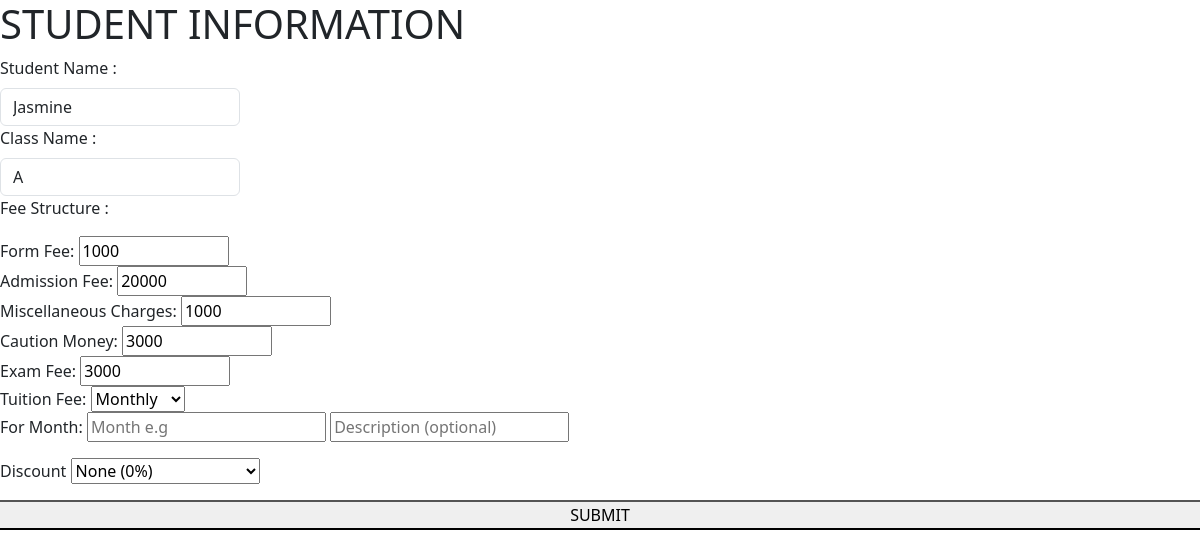
Screenshot of /Admin/student_transec2.php?re=20252 with the database file from the repository.
### tables this page shows
CREATE TABLE `fee_sett` (
  `id` int(11) NOT NULL,
  `class_id` int(8) NOT NULL,
  `Form_fee` int(8) NOT NULL,
  `AD_fee` int(8) NOT NULL,
  `Mis_fee` int(8) NOT NULL,
  `CM_fee` int(8) NOT NULL,
  `Tu_fee` int(8) NOT NULL,
  `Exam_fee` int(8) NOT NULL,
  `st_session` varchar(15) NOT NULL
);

CREATE TABLE `students` (
  `id` int(25) NOT NULL,
  `First_Name` varchar(25) NOT NULL,
  `Last_Name` varchar(25) NOT NULL,
  `Father_Name` varchar(25) NOT NULL,
  `Mother_Name` varchar(25) NOT NULL,
  `class_nm1` varchar(25) NOT NULL,
  `Section` varchar(10) NOT NULL,
  `Birth_day` int(2) NOT NULL,
  `Birth_month` varchar(12) NOT NULL,
  `Birth_year` int(4) NOT NULL,
  `Email_Id` varchar(50) NOT NULL,
  `Mobile_Number` int(11) NOT NULL,
  `Gender` varchar(10) NOT NULL,
  `Address` varchar(25) NOT NULL,
  `City` varchar(10) NOT NULL,
  `Pin_Code` int(10) NOT NULL,
  `State` varchar(12) NOT NULL,
  `Country` varchar(10) NOT NULL,
  `S_REG_NUM` int(6) NOT NULL,
  `std_pic` varchar(100) NOT NULL,
  `st_session` varchar(15) NOT NULL,
  `Sibling` varchar(50) NOT NULL,
  `reg_date` varchar(50) NOT NULL,
  `Sibling_Des` varchar(10000) NOT NULL,
  `Tuit_mode` varchar(50) NOT NULL,
  `Total_fee` int(10) NOT NULL,
  `Ad_fee` int(10) NOT NULL,
  `Month_fee` int(10) NOT NULL,
  `Sibling_dis` int(10) NOT NULL
);

### Admin/student_transec2.php (the view, shortened to what this page needs)
 <?php
$reg_num = $_GET['re'];
$conn1 = mysqli_connect("localhost","root","","database");
$sql1="SELECT * from students where S_REG_NUM = $reg_num";
$result1 = mysqli_query($conn1,$sql1);
$rows1 = mysqli_fetch_array($result1);
$FN = $rows1["First_Name"];
$sec = $rows1["Section"];
$class = $rows1["class_nm1"];
$st= $rows1["st_session"];
$sql2="SELECT class_id from classes where class_name = '$class'";
$result2 = mysqli_query($conn1,$sql2);
$rows2 = mysqli_fetch_array($result2);
$class_id = $rows2['class_id'];
$sql3="SELECT * from fee_sett where class_id = {$class_id} and st_session = '{$st}'";
$result3 = mysqli_query($conn1,$sql3);
?>
<!DOCTYPE html>
<html lang="en">
<head>
  <link href="https://cdn.jsdelivr.net/npm/bootstrap@5.3.8/dist/css/bootstrap.min.css" rel="stylesheet">
</head>
<body>
<form class="row g-3 needs-validation"  action="sinsert_transec11.php" method="post" >
  <?php
  while($rows3 = mysqli_fetch_array ($result3)){
?>
<div>
  <h1> STUDENT INFORMATION</h1>
  <div >
    <label for="validationCustom01" class="form-label">Student Name :</label>
    <input type="text" class="form-control" id="validationCustom01" value="<?php echo $FN?>" required> <label for="validationCustomUsername" class="form-label">Class Name :</label>
      <input type="text" class="form-control" id="student" value="<?php echo $sec?>">
  </div>
         <div>
          <p class="fee_p">Fee Structure :</p>
          <label for="form_fee">Form Fee:</label>
          <input style="margin-left: 0px; width: 150px;" name="form_fee" type="text" value="<?php echo $rows3['Form_fee']?>"><br>
          <label for="ad_fee">Admission Fee:</label>
          <input style="margin-left: 0px; width: 130px;" name="ad_fee" type="text" value="<?php echo $rows3['AD_fee']?>"><br>
          <label for="ms_chg">Miscellaneous Charges:</label>
          <input style="margin-left: 0px; width: 150px;" name="ms_chg" type="text" value="<?php echo $rows3['Mis_fee']?>"><br>
          <label for="cm">Caution Money:</label>
          <input style="margin-left: 0px; width: 150px;" name="cm" type="text" value="<?php echo $rows3['CM_fee']?>"><br>
          <label for="e_fee">Exam Fee:</label>
          <input style="margin-left: 0px; width: 150px;" name="e_fee" type="text" value="<?php echo $rows3['Exam_fee']?>"><br>
          <label for="t_fee">Tuition Fee:</label>
        <select name="class_nm3" id="class_nm3" onchange="net_fee()">
        <option value="<?php echo $rows3['Tu_fee']?>"> Monthly</option>
        </select><br>
        <label for="for_mon">For Month:</label>
       <input type=" text" name="for_mon" placeholder="Month e.g">
       <input type="text" name="des_fee"  placeholder="Description (optional)">
      </div>
      </div>
<?php }
?>
  <div>
    <label for="discount_am">Discount</label>
    <select name="discount_am" id="discount_am" onchange="net_fee()">
      <option> None (0%) </option>
  </select>
  </div>
  <button>SUBMIT </button>
  </form>
</body>

### Admin/student_transec2.php (style rules this page uses)
.form-control { width:20%; }

### rows the page displays
fee_sett: form_fee "1000", ad_fee "20000", ms_chg "1000", cm "3000", e_fee "3000"
students: First_Name "Jasmine", Section "A"
